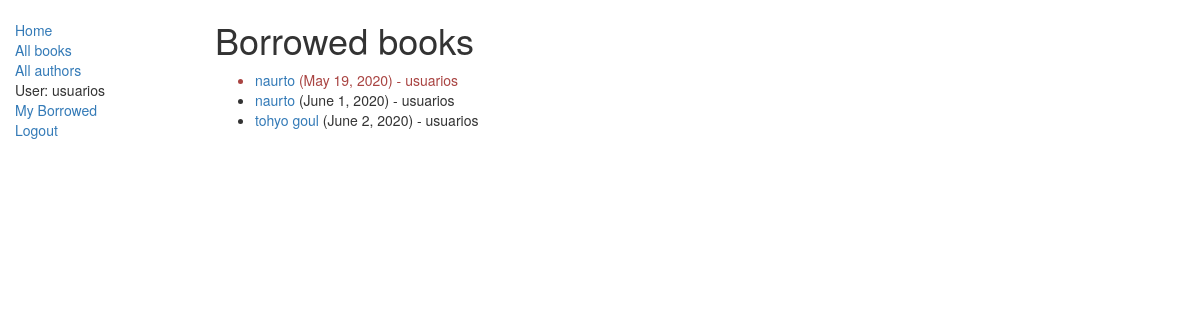
The page /holaApp/allbooks/ (signed in) on the database its author committed.
### holaApp/models.py (models this page shows, shortened)
class BookInstance(models.Model):
    id = models.UUIDField(primary_key=True, default=uuid.uuid4,
                          help_text="ID único para este libro particular en toda la biblioteca")
    book = models.ForeignKey('Book', on_delete=models.SET_NULL, null=True)
    imprint = models.CharField(max_length=200)
    due_back = models.DateField(null=True, blank=True)
    LOAN_STATUS = (
        ('m', 'Maintenance'),
        ('o', 'On loan'),
        ('a', 'Available'),
        ('r', 'Reserved'),
    )
    status = models.CharField(max_length=1, choices=LOAN_STATUS,
                              blank=True, default='m', help_text='Disponibilidad del libro')
    borrower = models.ForeignKey(User, on_delete=models.SET_NULL, null=True, blank=True)
    @property
    def is_overdue(self):
        if self.due_back and date.today() > self.due_back:
            return True
        return False
    class Meta:
        ordering = ["due_back"]
        permissions = (("can_mark_returned", "Set book as returned"),)

class Book(models.Model):
    title = models.CharField(max_length=200)
    author = models.ForeignKey('Author', on_delete=models.SET_NULL, null=True)
    summary = models.TextField(max_length=1000, help_text="Ingrese una breve descripción del libro")
    isbn = models.CharField('ISBN',max_length=13, help_text='13 Caracteres <a href="https://www.isbn-international.org/content/what-isbn">ISBN number</a>')
    genre = models.ManyToManyField(Genre, help_text="Seleccione un genero para este libro")
    language = models.ForeignKey(
        'Language', on_delete=models.SET_NULL, null=True)
    def display_genre(self):
        """
        Creates a string for the Genre. This is required to display genre in Admin.
        """
        return ', '.join([genre.name for genre in self.genre.all()[:3]])
    display_genre.short_description = 'Genre'

### holaApp/views.py (the view)
class LoanedBooksListView(LoginRequiredMixin,generic.ListView):
    model = BookInstance
    template_name ='holaApp/bookinstance_list_borrowed.html'
    paginate_by=10
    def get_queryset(self):
        return BookInstance.objects.filter(status__exact='o').order_by('due_back')

### holaApp/templates/holaApp/bookinstance_list_borrowed.html (shortened to what this page needs)
{% extends "base_generic.html" %}
{% block content %}
<h1>Borrowed books</h1>
{% if bookinstance_list %}
<ul>
    {% for bookinst in bookinstance_list %}
    <li class="{% if bookinst.is_overdue %}text-danger{% endif %}">
        <a href="{% url 'book-detail' bookinst.book.pk %}">{{bookinst.book.title}}</a> ({{ bookinst.due_back }}) - {{bookinst.borrower}}
    </li>
    {% endfor %}
</ul>
{% else %}
<p>There are no books borrowed.</p>
{% endif %}
{% endblock %}

### holaApp/templates/base_generic.html (shortened to what this page needs)
<!DOCTYPE html>
<html lang="en">
<head>
    <link rel="stylesheet" href="https://maxcdn.bootstrapcdn.com/bootstrap/3.3.7/css/bootstrap.min.css">
    {% load static %}
    <link rel="stylesheet" href="{% static 'css/styles.css' %}">
</head>
<body>
    <div class="container-fluid">
        <div class="row">
            <div class="col-sm-2">
                {% block sidebar %}
                <ul class="sidebar-nav">
                    <li><a href="{% url 'index' %}">Home</a></li>
                    <li><a href="{% url 'books' %}">All books</a></li>
                    <li><a href="{%url 'authors' %}">All authors</a></li>
                    {% if user.is_authenticated %}
                        <li>User: {{ user.get_username }}</li>
                        <li><a href="{% url 'my-borrowed' %}">My Borrowed</a></li>
                        <li><a href="{% url 'logout'%}?next={{request.path}}">Logout</a></li>
                    {% else %}
                        <li><a href="{% url 'login'%}?next={{request.path}}">Login</a></li>
                    {% endif %}
                </ul>
                {% endblock %}
            </div>
            <div class="col-sm-10 ">
                {% block content %}{% endblock %}
            </div>
        </div>
    </div>
</body>
</html>

### holaApp/static/css/styles.css (style rules this page uses)
.sidebar-nav { margin-top: 20px; padding: 0; list-style: none; }

### rows shown on the page
BookInstance: book "naurto", due_back "May 19, 2020", borrower "usuarios"
BookInstance: book "naurto", due_back "June 1, 2020", borrower "usuarios"
BookInstance: book "tohyo goul", due_back "June 2, 2020", borrower "usuarios"

### other values the page prints
{{ user.get_username }} "usuarios"
